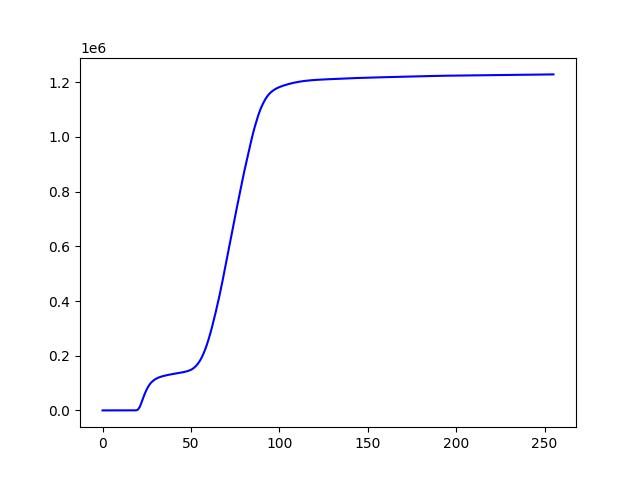
#> input picture 3.jpg, 640 x 480 px, given in place of 3.bmp, which was not available
$ python fft.py
#> lines starting #> are read from the running program, lines starting #| are printed output that depends on the picture
from platform import release
import numpy as np
import cv2 as cv
import matplotlib.pyplot as plt


img=cv.imread('coke/3.bmp',0)
#> img: shape (480, 640); min 0, max 255, mean 251.5
f = np.fft.fft2(img)
fshift = np.fft.fftshift(f)

    # 这里构建振幅图的公式没学过
magnitude_spectrum = 20*np.log(np.abs(fshift))#先取绝对值,表示取模。取对数,将数据范围变小
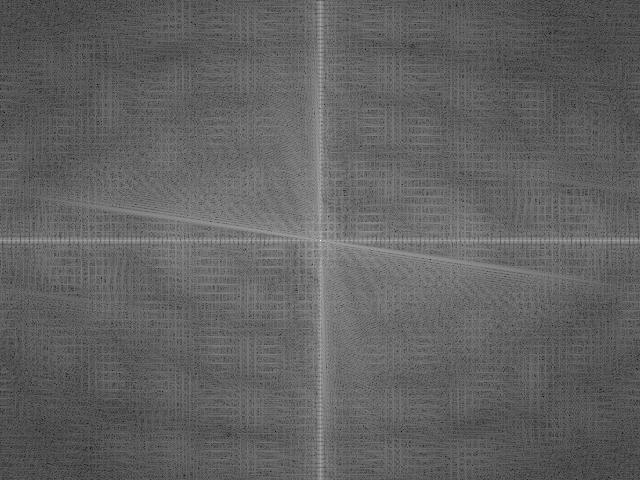
#> magnitude_spectrum: shape (480, 640) float64; min 37.31, max 363.2, mean 162.6; drawn with min black and max white

plt.imshow(magnitude_spectrum , cmap = 'gray')
plt.title('Magnitude Spectrum'), plt.xticks([]), plt.yticks([])
plt.savefig('coke/3.jpg')
print('Fast Fourier Fransform Completed!')

$ run again, with 1.jpg copied over 3.jpg
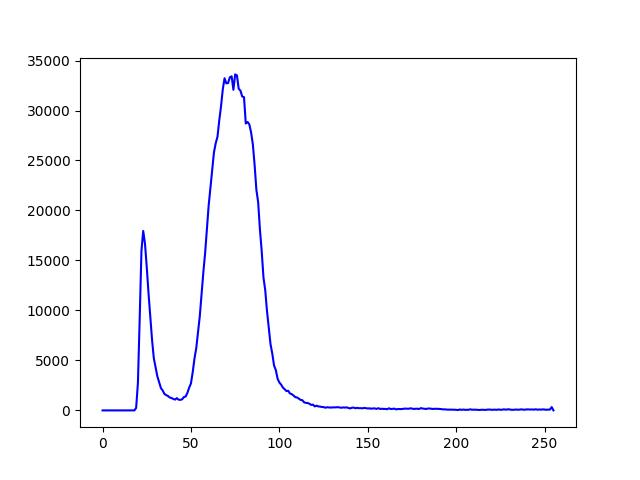
#> input picture 1.jpg, 640 x 480 px, given in place of 3.bmp, which was not available
#> `magnitude_spectrum = 20*np.log(np.abs(fshift))#先取绝对值,表示取模。取对数,将数据范围变小`:
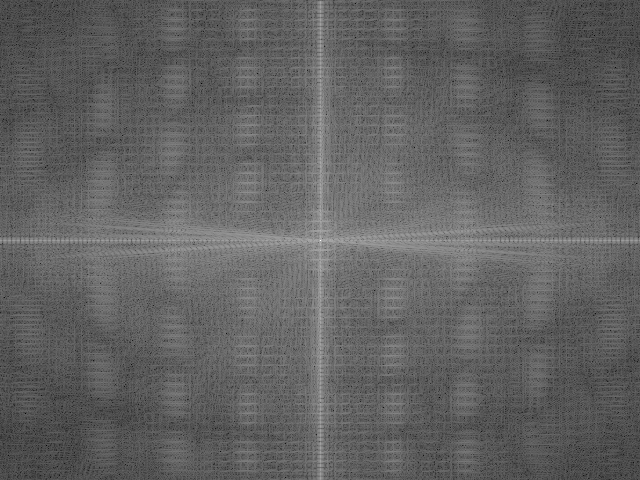
#> magnitude_spectrum: shape (480, 640) float64; min 41.35, max 363.1, mean 165; drawn with min black and max white

$ run again, with 2.jpg copied over 3.jpg
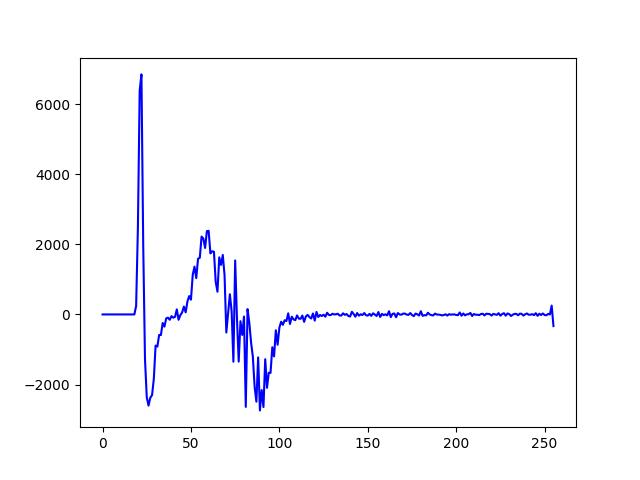
#> input picture 2.jpg, 640 x 480 px, given in place of 3.bmp, which was not available
#> `img=cv.imread('coke/3.bmp',0)`:
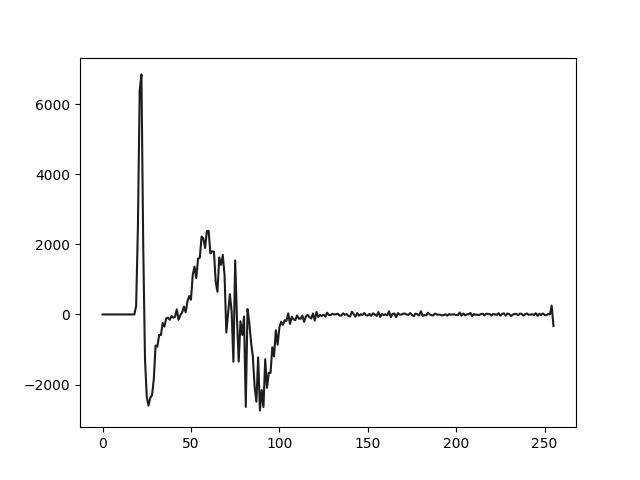
#> img: shape (480, 640); min 0, max 255, mean 249
#> `magnitude_spectrum = 20*np.log(np.abs(fshift))#先取绝对值,表示取模。取对数,将数据范围变小`:
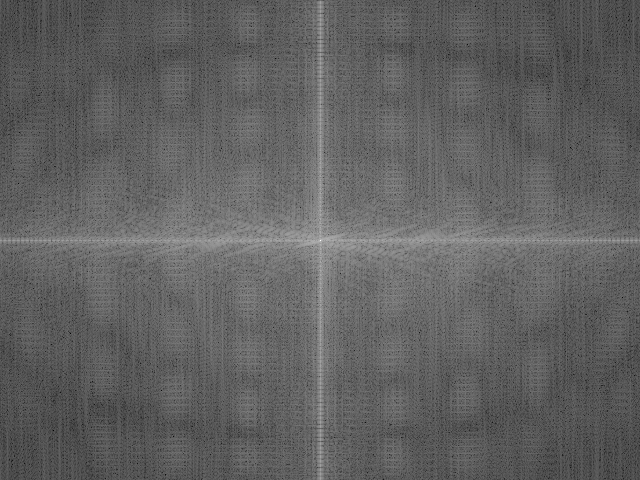
#> magnitude_spectrum: shape (480, 640) float64; min 43.1, max 363.1, mean 165.3; drawn with min black and max white

$ run again, with HIST_AVE.jpg copied over 3.jpg
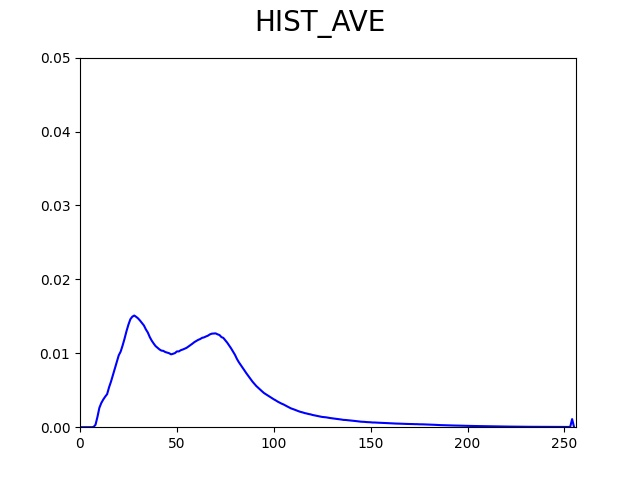
#> input picture HIST_AVE.jpg, 640 x 480 px, given in place of 3.bmp, which was not available
#> `magnitude_spectrum = 20*np.log(np.abs(fshift))#先取绝对值,表示取模。取对数,将数据范围变小`:
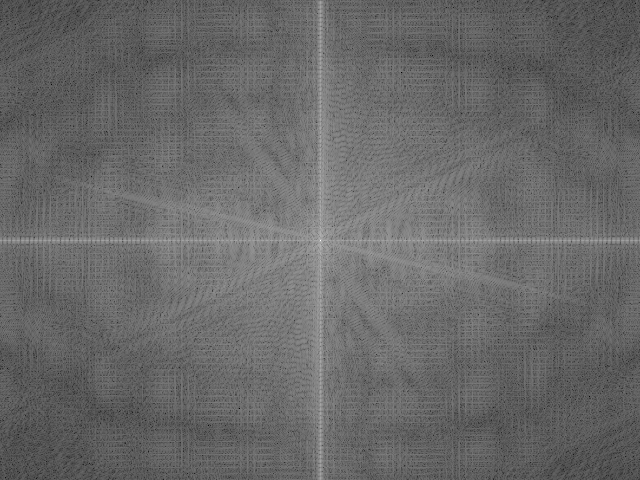
#> magnitude_spectrum: shape (480, 640) float64; min 27.43, max 363.2, mean 165.4; drawn with min black and max white
